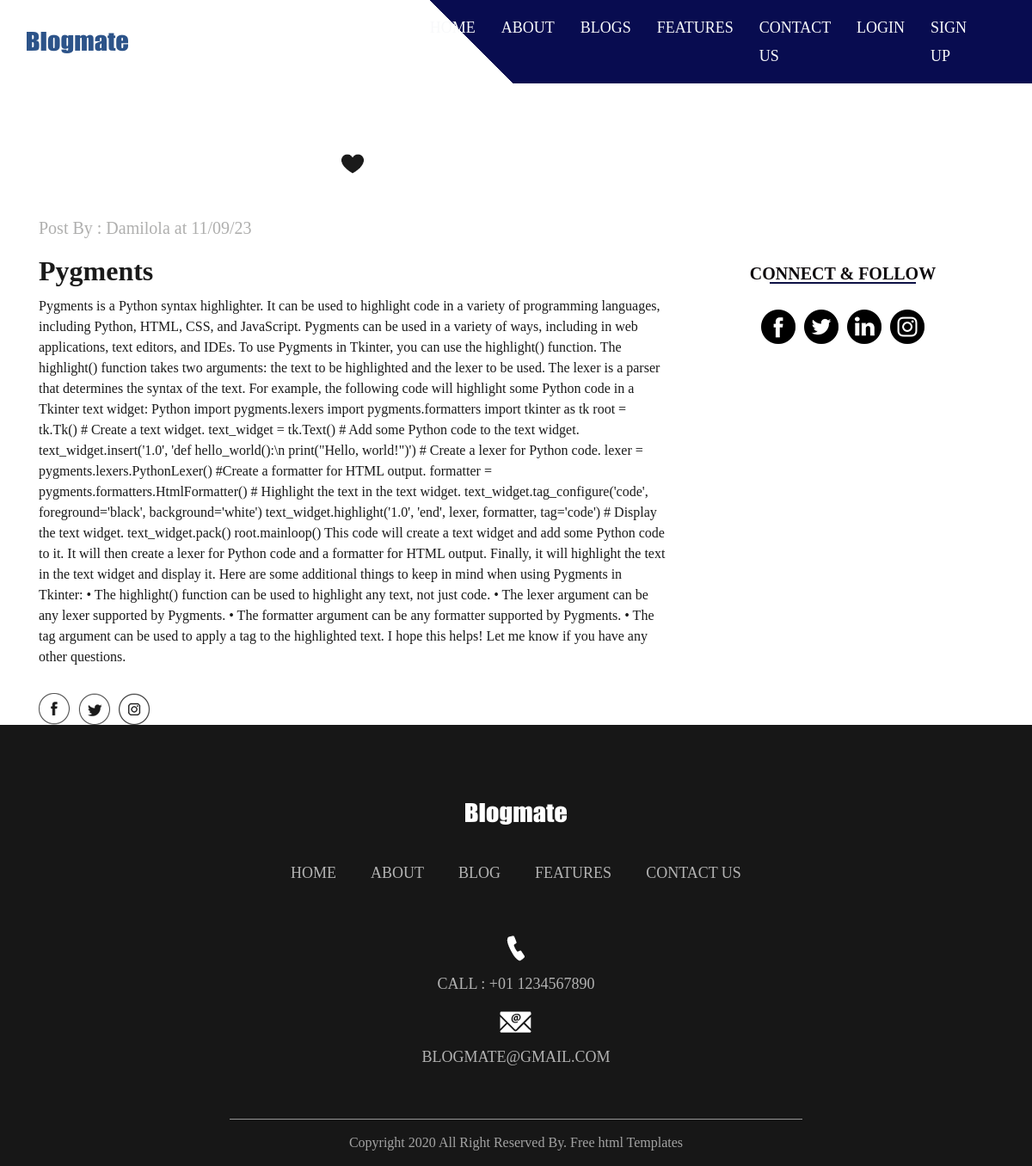
Screenshot of /viewblog/3 with the database file from the repository.
### blog/models.py (models this page shows, shortened)
class Blog(db.Model):
    id = db.Column(db.Integer(),primary_key = True)
    topic = db.Column(db.String(),nullable = False)
    placeholder = db.Column(db.String(length = 30),nullable = False)
    content = db.Column(db.String(),nullable = False)
    date = db.Column(db.String(),nullable = False)
    time = db.Column(db.String(),nullable = False)
    owner = db.Column(db.Integer(),db.ForeignKey("user.id"))

class User(db.Model,UserMixin):
    id = db.Column(db.Integer(), primary_key = True)
    name = db.Column(db.String(),nullable = False, unique = True)
    email_address = db.Column(db.String(),nullable = False, unique = True)
    password_hash = db.Column(db.String(),nullable = False,unique = True)
    blogs = db.relationship("Blog",backref = "owned_user",lazy = True)
    @property
    def password(self):
        return self.password

### blog/routes.py (the view)
@app.route('/viewblog/<int:id>')
def viewblog(id):
    blog = Blog.query.get_or_404(id)
    user = User()
    return render_template('viewblog.html',blog = blog,user = user)

### blog/templates/viewblog.html (shortened to what this page needs)
{% extends 'base.html' %}
{% block content %}
      <div class="about_section layout_padding">
         <div class="container">
            <div class="row">
               <div class="col-lg-8 col-sm-12">
                  <div class="like_icon"><img src="{{ url_for('static',filename = "images/like-icon.png" ) }}"></div>
                  <p class="post_text">Post By : {{user.query.filter_by(id = blog.owner).first().name}} at {{blog.date}}</p>
                  <h2 class="most_text">{{ blog.topic }}</h2>
                  <p class="lorem_text">{{ blog.content }}</p>
                  <div class="social_icon_main">
                     <div class="social_icon">
                        <ul>
                           <li><a href="#"><img src="{{ url_for('static',filename = "images/fb-icon.png" ) }}"></a></li>
                           <li><a href="#"><img src="{{ url_for('static',filename = "images/twitter-icon.png" ) }}"></a></li>
                           <li><a href="#"><img src="{{ url_for('static',filename = "images/instagram-icon.png" ) }}"></a></li>
                        </ul>
                     </div>
                  </div>
               </div>
               <div class="col-lg-4 col-sm-12">
                  <div class="about_main">
                     <h1 class="follow_text">CONNECT & FOLLOW</h1>
                     <div class="follow_icon">
                        <ul>
                           <li><a href="#"><img src="{{ url_for('static',filename = "images/fb-icon-1.png" ) }}"></a></li>
                           <li><a href="#"><img src="{{ url_for('static',filename = "images/twitter-icon-1.png" ) }}"></a></li>
                           <li><a href="#"><img src="{{ url_for('static',filename = "images/linkedin-icon-1.png" ) }}"></a></li>
                           <li><a href="#"><img src="{{ url_for('static',filename = "images/instagram-icon-1.png" ) }}"></a></li>
                        </ul>
                     </div>
                  </div>
               </div>
            </div>
         </div>
      </div>
      {% endblock %}

### blog/static/css/style.css (style rules this page uses)
* { box-sizing: border-box !important; transition: ease all 0.5s; }
html { scroll-behavior: smooth; }
a { color: #1f1f1f; text-decoration: none !important; outline: none !important; -webkit-transition: all .3s ease-in-out; -moz-transition: all .3s ease-in-out; -ms-transition: all .3s ease-in-out; -o-transition: all .3s ease-in-out; transition: all .3s ease-in-out; }
h1, h2, h3, h4, h5, h6 { letter-spacing: 0; font-weight: normal; position: relative; padding: 0 0 10px 0; font-weight: normal; line-height: normal; color: #111111; margin: 0 }
h1 { font-size: 24px }
h2 { font-size: 22px }
*, *::after, *::before { -webkit-box-sizing: border-box; -moz-box-sizing: border-box; box-sizing: border-box; }
ul, li, ol { margin: 0px; padding: 0px; list-style: none; }
p { margin: 20px; font-weight: 300; font-size: 15px; line-height: 24px; }
a { color: #222222; text-decoration: none; outline: none !important; }
a, .btn { text-decoration: none !important; outline: none !important; -webkit-transition: all .3s ease-in-out; -moz-transition: all .3s ease-in-out; -ms-transition: all .3s ease-in-out; -o-transition: all .3s ease-in-out; transition: all .3s ease-in-out; }
img { max-width: 100%; height: auto; }
.layout_padding { padding-top: 90px; padding-bottom: 0px; }
.about_section { width: 100%; float: left; padding-top: 90px; }
.like_icon { width: 100%; float: left; text-align: center; position: relative; bottom: 30px; }
.post_text { width: 100%; float: left; font-size: 20px; color: #afafae; margin: 0px; }
.most_text { width: 100%; float: left; font-size: 32px; color: #1a1a1a; padding-top: 20px; font-weight: bold; }
.lorem_text { width: 100%; float: left; font-size: 16px; color: #1a1a1a; margin: 0px; }
.social_icon_main { width: 100%; display: flex; }
.social_icon { width: 100%; float: left; padding-top: 30px; }
.social_icon ul { margin: 0px; padding: 0px; }
.social_icon li { float: left; padding-right: 10px; }
.about_main { width: 100%; float: left; padding-top: 120px; }
.follow_text { width: 100%; margin: 0 auto; text-align: center; font-size: 20px; font-weight: bold; color: #0e0a0d; text-transform: uppercase; }
.follow_text::after { content: ''; position: absolute; background-color: #0c1045; width: 170px; height: 2px; left: 0px; right: 0px; margin: 0 auto; bottom: 10px; }
.follow_icon { width: 100%; margin: 0 auto; padding-top: 20px; text-align: center; }
.follow_icon ul { margin: 0px; padding: 0px; display: inline-block; text-align: center; }
.follow_icon li { float: left; padding: 0px 5px; }

### rows the page displays
Blog: query.filter_by "Damilola", date "11/09/23", topic "Pygments", content "Pygments is a Python syntax highlighter. It can be used to highlight code in a variety of programming languages, including Python, HTML, CSS, and JavaScript. Pygments can be used in a variety of ways, including in web applications, text editors, and IDEs. To use Pygments in Tkinter, you can use the highlight() function. The highlight() function takes two arguments: the text to be highlighted and the lexer to be used. The lexer is a parser that determines the syntax of the text. For example, the following code will highlight some Python code in a Tkinter text widget: Python import pygments.lexers import pygments.formatters import tkinter as tk root = tk.Tk() # Create a text widget.…"
